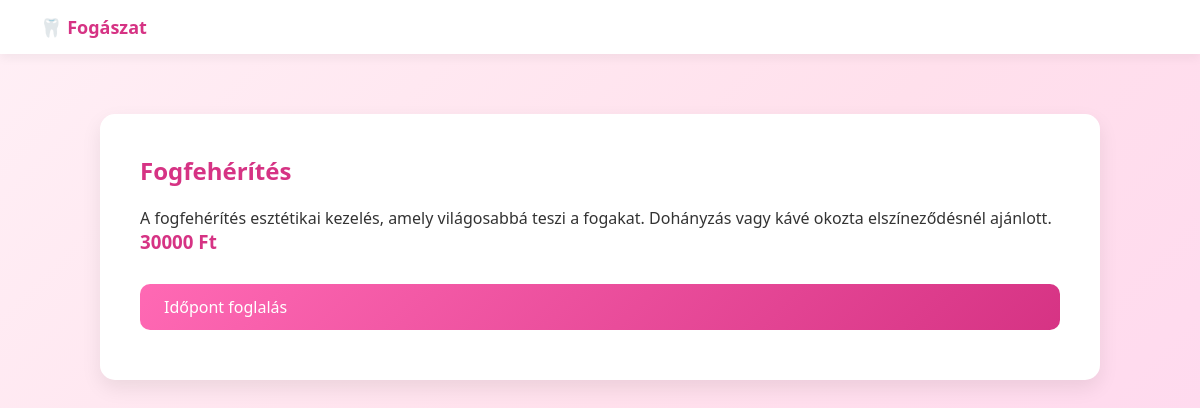
Screenshot of /service_detail.php?id=7 with the database file from the repository.
### tables this page shows
CREATE TABLE `services` (
  `id` int(11) NOT NULL,
  `name` varchar(100) DEFAULT NULL,
  `description` text DEFAULT NULL,
  `price` int(11) DEFAULT NULL,
  `duration` int(11) DEFAULT NULL,
  `details` text DEFAULT NULL
);

### service_detail.php (the view, shortened to what this page needs)
<?php
require_once "config/database.php";
$id = $_GET["id"];
$stmt = $conn->prepare("SELECT * FROM services WHERE id=?");
$stmt->bind_param("i", $id);
$stmt->execute();
$result = $stmt->get_result();
$service = $result->fetch_assoc();
?>
<!DOCTYPE html>
<html>
<head>
    <link rel="stylesheet" href="style.css">
</head>
<body>
<nav class="navbar">
    <a href="dashboard.php" class="logo">🦷 Fogászat</a>
</nav>
<div class="container">
    <h2><?php echo $service["name"]; ?></h2>
    <p><?php echo $service["details"]; ?></p>
    <h3><?php echo $service["price"]; ?> Ft</h3>
    <a href="book.php?service_id=<?php echo $service["id"]; ?>" class="btn">
        Időpont foglalás
    </a>
</div>
</body>
</html>

### style.css (style rules this page uses)
* { margin: 0; padding: 0; box-sizing: border-box; }
body { font-family: 'Segoe UI', Tahoma, Geneva, Verdana, sans-serif; background: linear-gradient(135deg, #fff0f6, #ffe0ec, #ffd6f0); background-attachment: fixed; color: #333; min-height: 100vh; }
.container { width: 100%; max-width: 1000px; margin: 60px auto; background: white; padding: 40px; border-radius: 15px; box-shadow: 0 8px 20px rgba(0,0,0,0.08); display: flex; flex-direction: column; animation: fadeIn 0.4s ease-in-out; }
h1, h2, h3 { color: #d63384; margin-bottom: 20px; }
.navbar { background-color: white; padding: 15px 30px; box-shadow: 0 4px 10px rgba(0,0,0,0.05); display: flex; justify-content: space-between; align-items: center; }
.logo { text-decoration: none; font-weight: bold; color: #d63384; font-size: 18px; }
.navbar a { color: #d63384; margin: 0 10px; font-weight: bold; text-decoration: none; }
.btn, button { display: inline-block; padding: 12px 24px; margin: 10px 0; background: linear-gradient(135deg, #ff69b4, #d63384); color: white; border: none; border-radius: 10px; font-size: 16px; cursor: pointer; transition: 0.25s; text-decoration: none; }
a { text-decoration: none; color: inherit; }

### rows the page displays
services: name "Fogfehérítés", details "A fogfehérítés esztétikai kezelés, amely világosabbá teszi a fogakat. Dohányzás vagy kávé okozta elszíneződésnél ajánlott.", price "30000"
